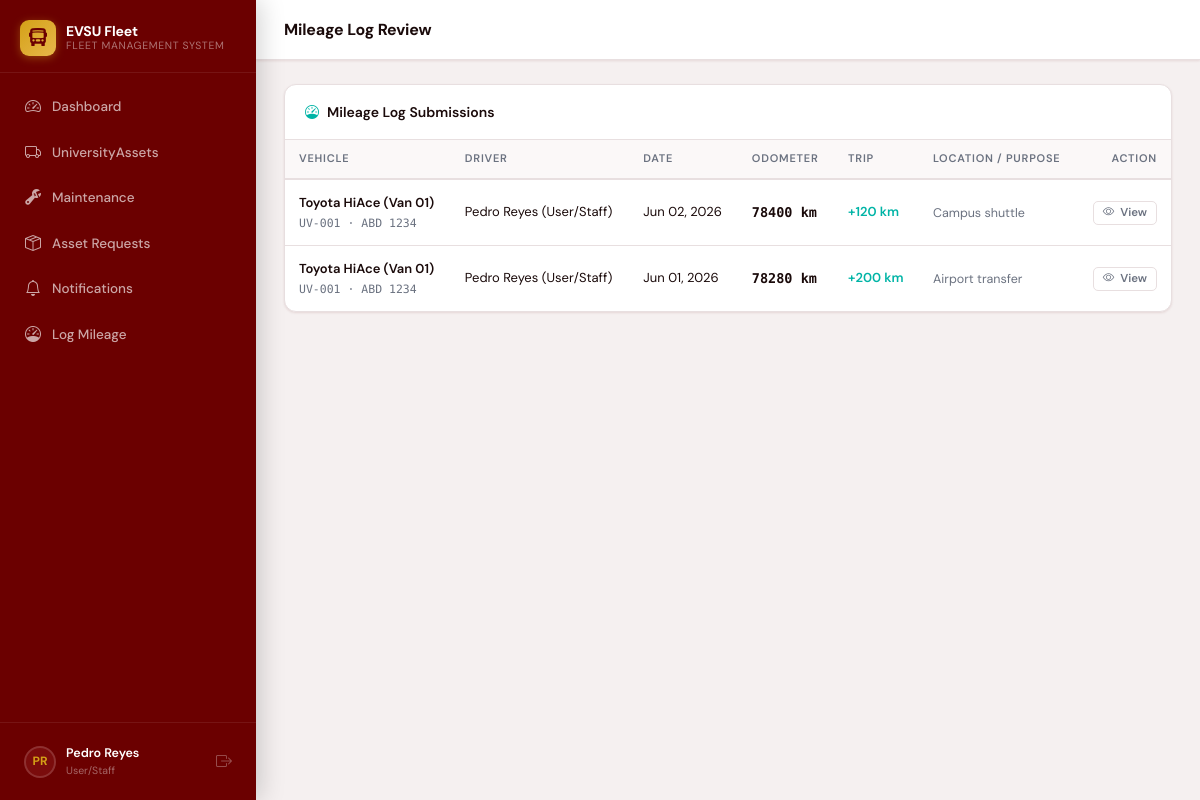
/mileage-logs/ (signed in), run on an earlier commit of the app's database.
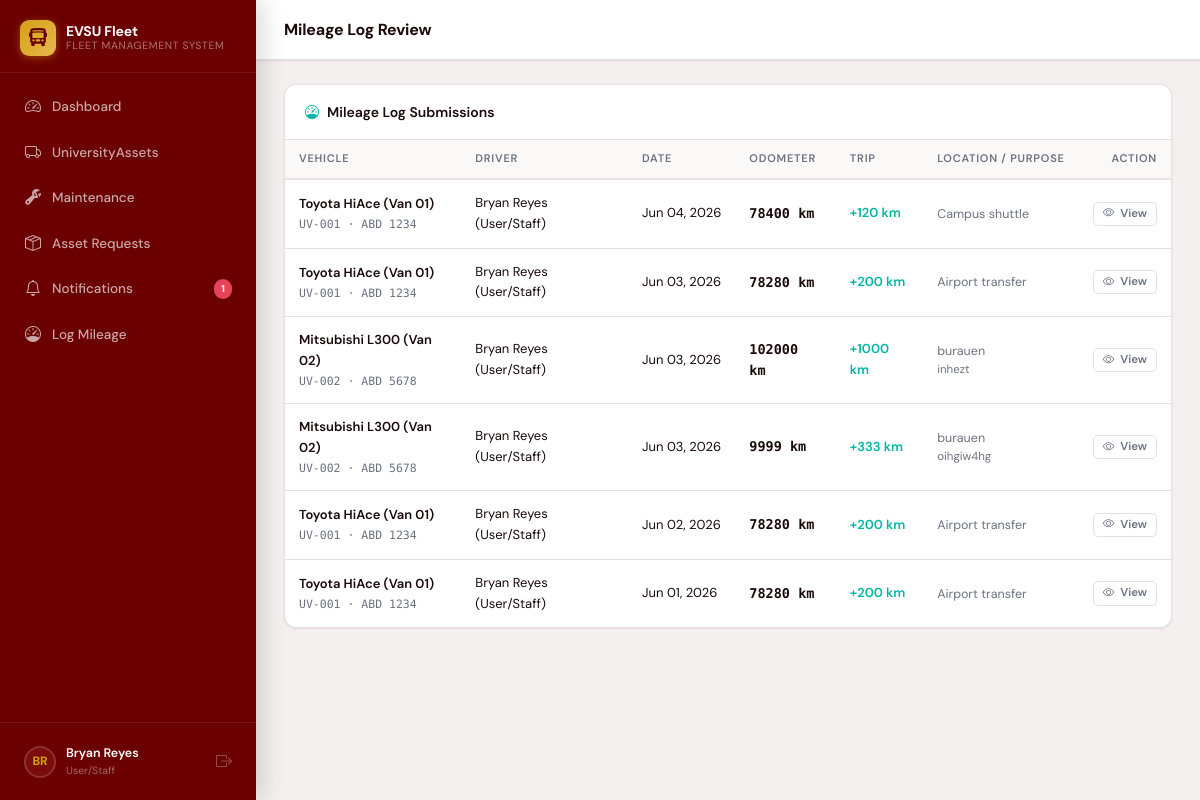
And on a later commit of the database.
### accounts/models.py (models this page shows, shortened)
class User(AbstractUser):
    STAFF       = 'staff'
    AUDITOR     = 'auditor'
    MANAGER     = 'manager'
    MAINTENANCE = 'maintenance'
    ROLE_CHOICES = [
        (STAFF,       'User/Staff'),
        (AUDITOR,     'Auditor '),
        (MANAGER,     'Manager'),
        (MAINTENANCE, 'Maintenance Technician'),
    ]
    role = models.CharField(max_length=20, choices=ROLE_CHOICES, default=STAFF)
    profile_picture = models.ImageField(
        upload_to='profile_pictures/',
        null=True, blank=True,
        help_text='Profile photo'
    )
    department = models.CharField(
        max_length=20,
        choices=DEPARTMENT_CHOICES,
        blank=True,
        help_text='Department this user belongs to (required for Staff role)',
    )
    phone = models.CharField(max_length=30, blank=True)
    license_number = models.CharField(max_length=50, blank=True, help_text='Driver license #')
    class Meta:
        verbose_name = 'User'
        ordering = ['last_name', 'first_name']
    def __str__(self):
        return f'{self.get_full_name() or self.username} ({self.get_role_display()})'
    @property
    def is_manager(self):
        return self.role == self.MANAGER
    @property
    def is_auditor(self):
        return self.role == self.AUDITOR
    @property
    def is_staff_role(self):
        return self.role == self.STAFF
    @property
    def is_maintenance(self):
        return self.role == self.MAINTENANCE

### assets/models.py (models this page shows, shortened)
class MileageLog(models.Model):
    STATUS_PENDING  = 'pending'
    STATUS_APPROVED = 'approved'
    STATUS_REJECTED = 'rejected'
    STATUS_CHOICES  = [
        (STATUS_PENDING,  'Pending Review'),
        (STATUS_APPROVED, 'Approved'),
        (STATUS_REJECTED, 'Rejected'),
    ]
    asset      = models.ForeignKey(Asset, on_delete=models.CASCADE, related_name='mileage_logs',
                                   limit_choices_to={'asset_type': AssetType.VEHICLE})
    driver     = models.ForeignKey(settings.AUTH_USER_MODEL, on_delete=models.SET_NULL, null=True,
                                   related_name='mileage_logs')
    odometer   = models.PositiveIntegerField(help_text='Odometer reading at submission (km)')
    trip_km    = models.PositiveIntegerField(default=0, help_text='Distance covered this trip (km)')
    log_date   = models.DateField(default=timezone.now)
    purpose    = models.CharField(max_length=200, blank=True)
    notes      = models.TextField(blank=True)
    created_at = models.DateTimeField(auto_now_add=True)
    status      = models.CharField(max_length=20, choices=STATUS_CHOICES,
                                   default=STATUS_PENDING, db_index=True)
    reviewed_by = models.ForeignKey(settings.AUTH_USER_MODEL, on_delete=models.SET_NULL,
                                    null=True, blank=True,
                                    related_name='reviewed_mileage_logs')
    review_notes = models.TextField(blank=True, help_text='Admin notes on approval/rejection')
    reviewed_at  = models.DateTimeField(null=True, blank=True)
    class Meta:
        ordering = ['-log_date', '-created_at']

class Asset(models.Model):
    asset_type      = models.CharField(max_length=20, choices=AssetType.choices, default=AssetType.VEHICLE, db_index=True)
    name            = models.CharField(max_length=200)
    asset_tag       = models.CharField(max_length=50, unique=True, blank=True, help_text='Auto-generated if left blank (e.g. EVSU-VH-00042)')
    make            = models.CharField(max_length=100, blank=True)
    model_name      = models.CharField('Model', max_length=100, blank=True)
    year            = models.PositiveSmallIntegerField(null=True, blank=True)
    serial_number   = models.CharField(max_length=100, blank=True)
    status          = models.CharField(max_length=20, choices=AssetStatus.choices, default=AssetStatus.AVAILABLE, db_index=True)
    department      = models.CharField(
        max_length=20,
        choices=Department.choices,
        blank=True,
        db_index=True,
    )
    location        = models.CharField(max_length=200, blank=True)
    procurement_cost  = models.DecimalField(max_digits=12, decimal_places=2, null=True, blank=True)
    current_value     = models.DecimalField(max_digits=12, decimal_places=2, null=True, blank=True)
    procurement_date  = models.DateField(null=True, blank=True)
    mileage         = models.PositiveIntegerField(default=0, help_text='Current odometer reading (km)')
    fuel_type       = models.CharField(max_length=30, blank=True)
    license_plate   = models.CharField(max_length=30, blank=True)
    next_service_km = models.PositiveIntegerField(null=True, blank=True, help_text='Odometer reading at next scheduled service')
    next_maintenance_date = models.DateField(null=True, blank=True, db_index=True)
    last_maintenance_date = models.DateField(null=True, blank=True)
    first_maintenance_date = models.DateField(null=True, blank=True, help_text='Date of first scheduled maintenance')
    maintenance_frequency  = models.CharField(
        max_length=20, choices=MaintenanceFrequency.choices,
        blank=True, help_text='How often maintenance should occur'
    )
    notes    = models.TextField(blank=True)
    created_at = models.DateTimeField(auto_now_add=True)
    updated_at = models.DateTimeField(auto_now=True)
    class Meta:
        ordering = ['asset_type', 'name']
        indexes = [
            models.Index(fields=['asset_type', 'status']),
            models.Index(fields=['next_maintenance_date']),
        ]

### assets/views.py (the view)
# urls.py: path('mileage-logs/',                 views.mileage_log_list,       name='mileage_log_list'),
@login_required
def mileage_log_list(request):
    qs = MileageLog.objects.select_related('asset','driver').order_by('-log_date')
    if request.user.is_staff_role:
        qs = qs.filter(driver=request.user)
    status_filter = request.GET.get('status','')
    if status_filter:
        qs = qs.filter(status=status_filter)
    counts = {
        'all':      qs.count(),
        'pending':  qs.filter(status='pending').count(),
        'approved': qs.filter(status='approved').count(),
        'rejected': qs.filter(status='rejected').count(),
    }
    paginator = Paginator(qs, 20)
    page = paginator.get_page(request.GET.get('page'))
    return render(request, 'assets/mileage_log_list.html',
                  {'logs': page, 'status_filter': status_filter, 'counts': counts})

### assets/context_processors.py (called while the page is built)
def pending_asset_requests(request):
    if request.user.is_authenticated and hasattr(request.user, 'is_manager') and request.user.is_manager:
        return {'pending_nav_count': AssetRequest.objects.filter(status=AssetRequestStatus.PENDING).count()}
    return {'pending_nav_count': 0}

def maintenance_unread_notifications(request):
    if request.user.is_authenticated:
        count = MaintenanceNotification.objects.filter(recipient=request.user, is_read=False).count()
        return {'maintenance_notif_count': count}
    return {'maintenance_notif_count': 0}

def asset_request_unread_notifications(request):
    if request.user.is_authenticated and hasattr(request.user, 'is_staff_role') and request.user.is_staff_role:
        count = AssetRequestNotification.objects.filter(recipient=request.user, is_read=False).count()
        return {'asset_request_notif_count': count}
    return {'asset_request_notif_count': 0}

### templates/assets/mileage_log_list.html (shortened to what this page needs)
{% extends "base.html" %}
{% block page_title %}Mileage Log Review{% endblock %}
{% block content %}
<div class="card">
  <div class="card-header">
    <div class="card-header-icon">
      <i class="bi bi-speedometer" style="color:var(--teal)"></i>
      Mileage Log Submissions
    </div>
  </div>
  <table class="data-table">
    <thead>
      <tr>
        <th>Vehicle</th>
        <th>Driver</th>
        <th>Date</th>
        <th>Odometer</th>
        <th>Trip</th>
        <th>Location / Purpose</th>
        <th style="text-align:right">Action</th>
      </tr>
    </thead>
    <tbody>
      {% for log in logs %}
      <tr>
        <td>
          <div style="font-weight:600;font-size:13px">{{ log.asset.name }}</div>
          <div style="font-size:11.5px;color:var(--text-muted);font-family:'DM Mono',monospace">
            {{ log.asset.asset_tag }}{% if log.asset.license_plate %} · {{ log.asset.license_plate }}{% endif %}
          </div>
        </td>
        <td style="font-size:13px">{{ log.driver|default:"—" }}</td>
        <td style="font-size:13px;white-space:nowrap">{{ log.log_date|date:"M d, Y" }}</td>
        <td style="font-family:'DM Mono',monospace;font-weight:600;font-size:13.5px">{{ log.odometer }} km</td>
        <td style="font-size:13px;color:var(--teal);font-weight:600">
          {% if log.trip_km %}+{{ log.trip_km }} km{% else %}—{% endif %}
        </td>
        <td style="max-width:180px;font-size:12.5px;color:var(--text-muted)">
          {% if log.purpose %}<div>{{ log.purpose }}</div>{% endif %}
          {% if log.notes %}<div style="font-size:11.5px">{{ log.notes|truncatechars:60 }}</div>{% endif %}
        </td>
        <td style="text-align:right;white-space:nowrap">
          <a href="{% url 'mileage_log_review' log.pk %}" class="btn btn-xs btn-outline">
            <i class="bi bi-eye"></i> View
          </a>
        </td>
      </tr>
      {% endfor %}
    </tbody>
  </table>
</div>
{% endblock %}

### templates/base.html (shortened to what this page needs)
<!DOCTYPE html>
<html lang="en">
<head>
  <link href="https://cdn.jsdelivr.net/npm/bootstrap-icons@1.11.3/font/bootstrap-icons.min.css" rel="stylesheet">
</head>
<body>
{% block body %}
<aside class="sidebar">
  <div class="sidebar-brand">
    <div class="brand-icon"><i class="bi bi-bus-front-fill"></i></div>
    <div class="brand-text">
      <div class="brand-name">EVSU Fleet</div>
      <div class="brand-sub">Fleet Management System</div>
    </div>
  </div>
  <nav class="sidebar-nav">
    {% if user.is_maintenance %}
    <a class="nav-link {% block nav_portal %}{% endblock %}" href="{% url 'maintenance_portal' %}">
      <i class="bi bi-house-gear"></i> My Portal
    </a>
    <a class="nav-link {% block nav_notifs %}{% endblock %}" href="{% url 'maintenance_notifications' %}">
      <i class="bi bi-bell"></i> Notifications
      {% if maintenance_notif_count %}
      <span class="nav-badge">{{ maintenance_notif_count }}</span>
      {% endif %}
    </a>
    <hr class="sidebar-divider">
    <a class="nav-link {% block nav_maintenance_tech %}{% endblock %}" href="{% url 'maintenance_list' %}">
      <i class="bi bi-wrench-adjustable"></i> All Work Orders
    </a>
    <a class="nav-link {% block nav_assets_tech %}{% endblock %}" href="{% url 'asset_list' %}">
      <i class="bi bi-truck"></i> Fleet Assets
    </a>
    {% else %}
    <a class="nav-link {% block nav_dashboard %}{% endblock %}" href="{% url 'dashboard' %}">
      <i class="bi bi-speedometer2"></i> Dashboard
    </a>
    <a class="nav-link {% block nav_assets %}{% endblock %}" href="{% url 'asset_list' %}">
      <i class="bi bi-truck"></i> UniversityAssets
    </a>
    <a class="nav-link {% block nav_maintenance %}{% endblock %}" href="{% url 'maintenance_list' %}">
      <i class="bi bi-wrench-adjustable"></i> Maintenance
    </a>
    <a class="nav-link {% block nav_asset_requests %}{% endblock %}" href="{% url 'asset_request_list' %}">
      <i class="bi bi-box-seam"></i> Asset Requests
    </a>
    <a class="nav-link {% block nav_notifs_std %}{% endblock %}" href="{% url 'maintenance_notifications' %}">
      <i class="bi bi-bell"></i> Notifications
      {% if maintenance_notif_count %}
      <span class="nav-badge">{{ maintenance_notif_count }}</span>
      {% endif %}
    </a>
    {% if not user.is_auditor and not user.is_manager %}
    <a class="nav-link {% block nav_mileage %}{% endblock %}" href="{% url 'mileage_log' %}">
      <i class="bi bi-speedometer"></i> Log Mileage
    </a>
    {% endif %}
    {% endif %}
  </nav>
  <div class="sidebar-footer">
    <div class="sidebar-user">
      <a href="{% url 'profile' %}" title="Edit profile" style="display:flex;align-items:center;gap:10px;flex:1;min-width:0;text-decoration:none;">
        <div class="user-avatar">{{ user.first_name|first|upper }}{{ user.last_name|first|upper }}</div>
        <div class="user-info">
          <div class="user-name">{{ user.get_full_name|default:user.username }}</div>
          <div class="user-role">{{ user.get_role_display }}</div>
        </div>
      </a>
      <a href="{% url 'logout' %}" title="Logout" style="color:rgba(255,255,255,.3);font-size:16px;margin-left:4px;flex-shrink:0;"
         onclick="return confirmLogout(event)">
        <i class="bi bi-box-arrow-right"></i>
      </a>
    </div>
  </div>
</aside>
<div class="main-wrap">
  <header class="topbar">
    <div class="topbar-left">
      <h1 class="page-title">{% block page_title %}{% endblock %}</h1>
    </div>
  </header>
  <main class="content-area">
    {% block content %}{% endblock %}
  </main>
</div>
{% endblock %}
</body>
</html>

What changed in the data, as far as the page shows it:
changed User "User/Staff": first_name|first "P" → "B"; get_full_name "Pedro Reyes" → "Bryan Reyes"
added MileageLog: asset.name "Toyota HiAce (Van 01)", asset.asset_tag "UV-001", asset.license_plate "ABD 1234", driver "Bryan Reyes (User/Staff)", log_date "Jun 04, 2026", odometer "78400", trip_km "120", purpose "Campus shuttle"
added MileageLog: asset.name "Toyota HiAce (Van 01)", asset.asset_tag "UV-001", asset.license_plate "ABD 1234", driver "Bryan Reyes (User/Staff)", log_date "Jun 03, 2026", odometer "78280", trip_km "200", purpose "Airport transfer"
added MileageLog: asset.name "Mitsubishi L300 (Van 02)", asset.asset_tag "UV-002", asset.license_plate "ABD 5678", driver "Bryan Reyes (User/Staff)", log_date "Jun 03, 2026", odometer "102000", trip_km "1000", purpose "burauen", notes "inhezt"
added MileageLog: asset.name "Mitsubishi L300 (Van 02)", asset.asset_tag "UV-002", asset.license_plate "ABD 5678", driver "Bryan Reyes (User/Staff)", log_date "Jun 03, 2026", odometer "9999", trip_km "333", purpose "burauen", notes "oihgiw4hg"
changed MileageLog "Jun 02, 2026": driver "Pedro Reyes (User/Staff)" → "Bryan Reyes (User/Staff)"; odometer "78400" → "78280"; trip_km "120" → "200"; purpose "Campus shuttle" → "Airport transfer"
changed through a linked row, MileageLog "Jun 01, 2026": driver "Pedro Reyes (User/Staff)" → "Bryan Reyes (User/Staff)"
Also different on the page:
{{ maintenance_notif_count }}: (not shown) → "1"
